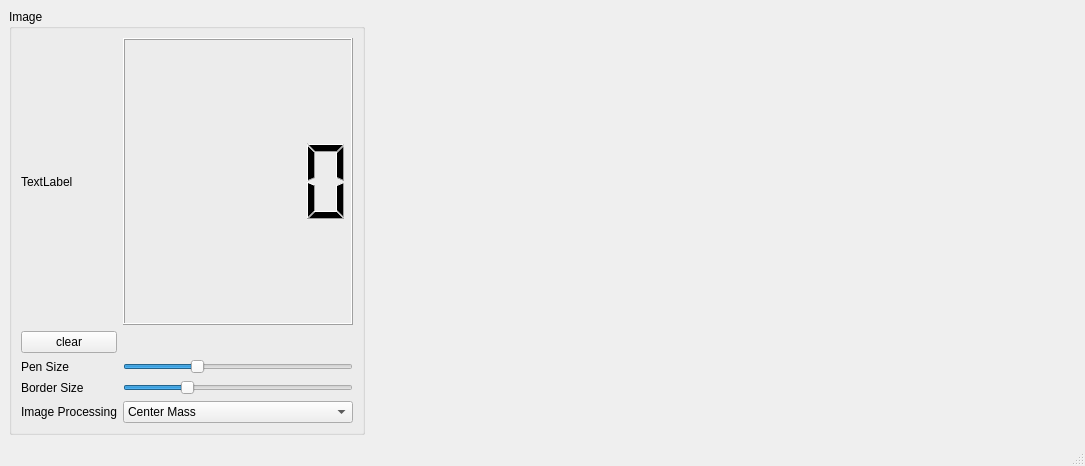
<?xml version="1.0" encoding="UTF-8"?>
<ui version="4.0">
 <class>MainWindow</class>
 <widget class="QMainWindow" name="MainWindow">
  <property name="geometry">
   <rect>
    <x>0</x>
    <y>0</y>
    <width>1085</width>
    <height>466</height>
   </rect>
  </property>
  <property name="windowTitle">
   <string>Sketch Digits</string>
  </property>
  <widget class="QWidget" name="centralwidget">
   <layout class="QGridLayout" name="main_layout">
    <item row="0" column="2">
     <spacer name="horizontalSpacer_2">
      <property name="orientation">
       <enum>Qt::Horizontal</enum>
      </property>
      <property name="sizeHint" stdset="0">
       <size>
        <width>40</width>
        <height>20</height>
       </size>
      </property>
     </spacer>
    </item>
    <item row="0" column="0">
     <widget class="QGroupBox" name="controls">
      <property name="title">
       <string>Image</string>
      </property>
      <layout class="QGridLayout" name="gridLayout">
       <item row="2" column="0">
        <widget class="QPushButton" name="clear_button">
         <property name="text">
          <string>clear</string>
         </property>
        </widget>
       </item>
       <item row="3" column="0">
        <widget class="QLabel" name="label">
         <property name="text">
          <string>Pen Size</string>
         </property>
        </widget>
       </item>
       <item row="0" column="0">
        <widget class="QLabel" name="image_label">
         <property name="text">
          <string>TextLabel</string>
         </property>
        </widget>
       </item>
       <item row="0" column="1">
        <widget class="QLCDNumber" name="numbers"/>
       </item>
       <item row="5" column="0">
        <widget class="QLabel" name="label_2">
         <property name="text">
          <string>Image Processing</string>
         </property>
        </widget>
       </item>
       <item row="3" column="1">
        <widget class="QSlider" name="pen_size">
         <property name="minimum">
          <number>1</number>
         </property>
         <property name="maximum">
          <number>30</number>
         </property>
         <property name="value">
          <number>10</number>
         </property>
         <property name="orientation">
          <enum>Qt::Horizontal</enum>
         </property>
        </widget>
       </item>
       <item row="5" column="1">
        <widget class="QComboBox" name="proc_type">
         <property name="currentIndex">
          <number>1</number>
         </property>
         <item>
          <property name="text">
           <string>Bounding Box</string>
          </property>
         </item>
         <item>
          <property name="text">
           <string>Center Mass</string>
          </property>
         </item>
        </widget>
       </item>
       <item row="0" column="2">
        <layout class="QGridLayout" name="gridLayout_2"/>
       </item>
       <item row="4" column="0">
        <widget class="QLabel" name="label_3">
         <property name="text">
          <string>Border Size</string>
         </property>
        </widget>
       </item>
       <item row="4" column="1">
        <widget class="QSlider" name="border_size">
         <property name="maximum">
          <number>15</number>
         </property>
         <property name="value">
          <number>4</number>
         </property>
         <property name="orientation">
          <enum>Qt::Horizontal</enum>
         </property>
        </widget>
       </item>
      </layout>
     </widget>
    </item>
    <item row="0" column="1">
     <spacer name="horizontalSpacer">
      <property name="orientation">
       <enum>Qt::Horizontal</enum>
      </property>
      <property name="sizeHint" stdset="0">
       <size>
        <width>40</width>
        <height>20</height>
       </size>
      </property>
     </spacer>
    </item>
   </layout>
  </widget>
  <widget class="QMenuBar" name="menubar">
   <property name="geometry">
    <rect>
     <x>0</x>
     <y>0</y>
     <width>1085</width>
     <height>24</height>
    </rect>
   </property>
  </widget>
  <widget class="QStatusBar" name="statusbar"/>
 </widget>
 <resources/>
 <connections/>
</ui>
